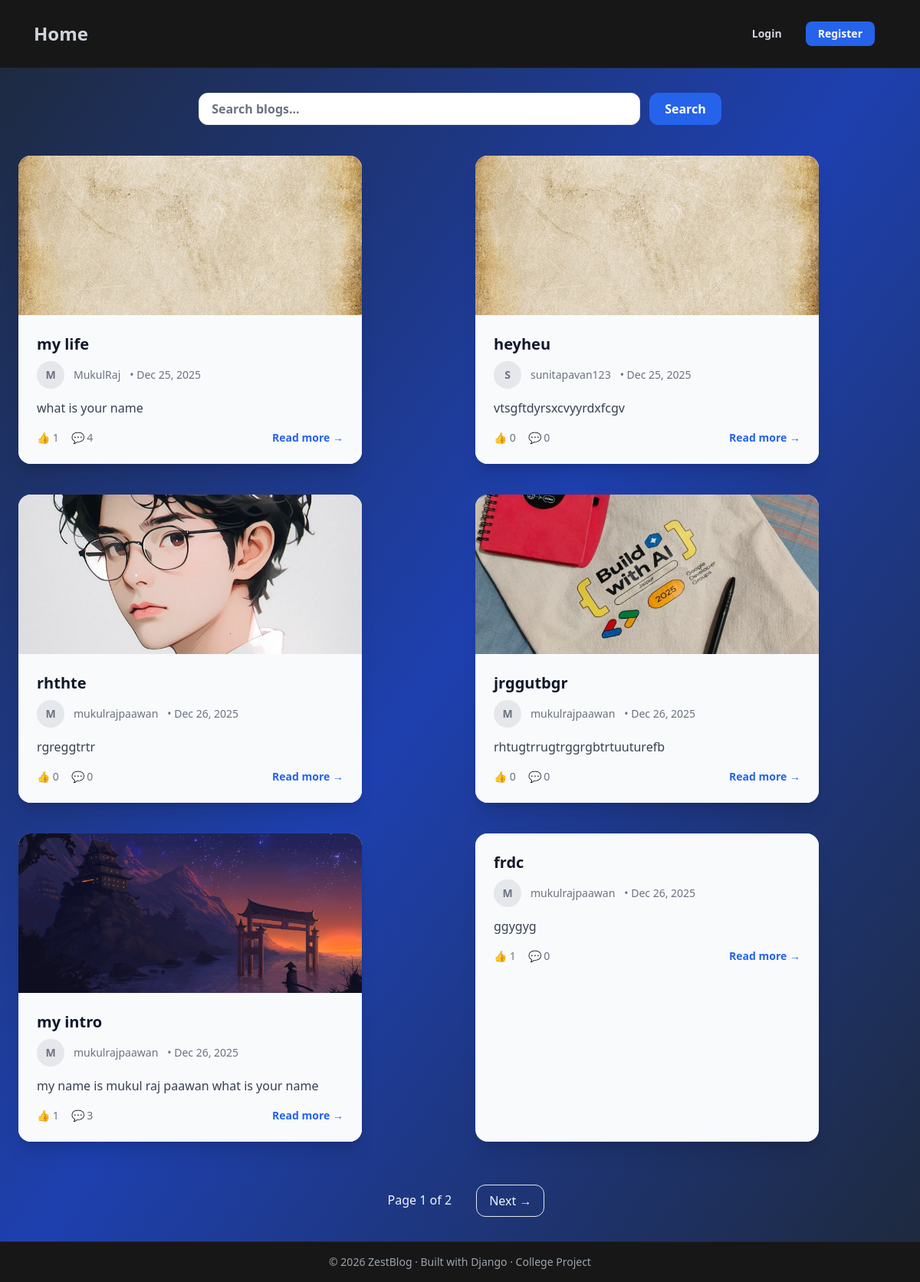
The page / on the database its author committed.
### blog/models.py (models this page shows, shortened)
class Blog(models.Model):
    title = models.CharField(max_length=200)
    slug = models.SlugField(unique=True)
    content = models.TextField()
    cover_image = models.ImageField(upload_to='blog_images/', blank=True, null=True)
    author = models.ForeignKey(user, on_delete=models.CASCADE, related_name='blogs')
    likes = models.ManyToManyField(user, related_name='liked_blogs', blank=True)
    is_published = models.BooleanField(default=True)
    created_at = models.DateTimeField(auto_now_add=True)
    updated_at = models.DateTimeField(auto_now=True)

### accounts/models.py (models this page shows)
class User(AbstractUser):
    pass

### blog/views.py (the view)
# urls.py: path('', BlogListView.as_view(), name='blog_list'),
class BlogListView(ListView):
    model = Blog
    template_name = 'blog/blog_list.html'
    context_object_name = 'blogs'
    paginate_by = 6
    ordering = ['-created_at']
    def get_queryset(self):
        queryset = Blog.objects.filter(is_published=True).select_related('author')
        query = self.request.GET.get('q')
        if query:
            queryset = queryset.filter(
                Q(title__icontains=query) |
                Q(content__icontains=query)
            )
        return queryset

### templates/blog/blog_list.html (shortened to what this page needs)
{% extends "base.html" %}
{% block content %}
<div class="m+ max-w-7xl mx-auto px-6 py-8">
  <form method="get" class="mb-10">
    <div class="flex justify-center gap-3">
      <input
  type="text"
  name="q"
  placeholder="Search blogs..."
  value="{{ request.GET.q }}"
  class="w-full max-w-xl font-bold text-black placeholder-gray-500
         rounded-xl border px-4 py-2
         focus:outline-none focus:ring-2 focus:ring-blue-500"
/>
      <button
        type="submit"
        class="px-5 py-2 rounded-xl bg-blue-600 text-white font-semibold">
        Search
      </button>
    </div>
  </form>
<div class="grid gap-10 justify-center
            [grid-template-columns:repeat(auto-fit,minmax(380px,1fr))]">
  {% for blog in blogs %}
<article
  class="max-w-md w-full rounded-2xl overflow-hidden
         bg-slate-50 text-slate-900
         shadow-xl hover:shadow-2xl
         transition duration-300">
    {% if blog.cover_image %}
      <img
        src="{{ blog.cover_image.url }}"
        alt="{{ blog.title }}"
        class="w-full h-52 object-cover"
      >
    {% endif %}
    <div class="p-6 bg-slate-50" >
      <h2 class="text-xl font-bold mb-2">
        <a href="{% url 'blog_detail' blog.slug %}" class="hover:text-slate-500">
          {{ blog.title }}
        </a>
      </h2>
      <div class="flex items-center gap-3 text-sm text-gray-500 mb-3">
        <div class="w-9 h-9 rounded-full bg-gray-200 flex items-center justify-center font-semibold">
          {{ blog.author.username|slice:":1"|upper }}
        </div>
        <span>{{ blog.author.username }}</span>
        <span>• {{ blog.created_at|date:"M d, Y" }}</span>
      </div>
      <p class="text-gray-700 mb-4 leading-relaxed line-clamp-3">
        {{ blog.content|truncatewords:28 }}
      </p>
      <div class="flex items-center justify-between text-sm text-gray-500">
        <div class="flex gap-4">
          <span>👍 {{ blog.likes.count }}</span>
          <span>💬 {{ blog.comments.count }}</span>
        </div>
        <a href="{% url 'blog_detail' blog.slug %}"
           class="text-blue-600 font-semibold hover:underline">
          Read more →
        </a>
      </div>
    </div>
  </article>
  {% endfor %}
</div>
  {% if is_paginated %}
  <div class="flex justify-center gap-4 mt-14">
    <span class="px-4 py-2 text-white-600">
      Page {{ page_obj.number }} of {{ page_obj.paginator.num_pages }}
    </span>
    {% if page_obj.has_next %}
      <a
        href="?q={{ request.GET.q }}&page={{ page_obj.next_page_number }}"
        class="px-4 py-2 rounded-xl border">
        Next →
      </a>
    {% endif %}
  </div>
  {% endif %}
</div>
{% endblock %}

### templates/base.html (style rules this page uses)
.line-clamp-3 { display: -webkit-box; -webkit-line-clamp: 3; -webkit-box-orient: vertical; overflow: hidden; }

### rows shown on the page
Blog: cover_image (picture), title "my life", author.username "M", author.username "MukulRaj", created_at "Dec 25, 2025", content "what is your name", likes.count "1", comments.count "4"
Blog: cover_image (picture), title "heyheu", author.username "S", author.username "sunitapavan123", created_at "Dec 25, 2025", content "vtsgftdyrsxcvyyrdxfcgv", likes.count "0", comments.count "0"
Blog: cover_image (picture), title "rhthte", author.username "M", author.username "mukulrajpaawan", created_at "Dec 26, 2025", content "rgreggtrtr", likes.count "0", comments.count "0"
Blog: cover_image (picture), title "jrggutbgr", author.username "M", author.username "mukulrajpaawan", created_at "Dec 26, 2025", content "rhtugtrrugtrggrgbtrtuuturefb", likes.count "0", comments.count "0"
Blog: cover_image (picture), title "my intro", author.username "M", author.username "mukulrajpaawan", created_at "Dec 26, 2025", content "my name is mukul raj paawan what is your name", likes.count "1", comments.count "3"
Blog: title "frdc", author.username "M", author.username "mukulrajpaawan", created_at "Dec 26, 2025", content "ggygyg", likes.count "1", comments.count "0"

### other values the page prints
{{ page_obj.number }} "1"
{{ page_obj.paginator.num_pages }} "2"
